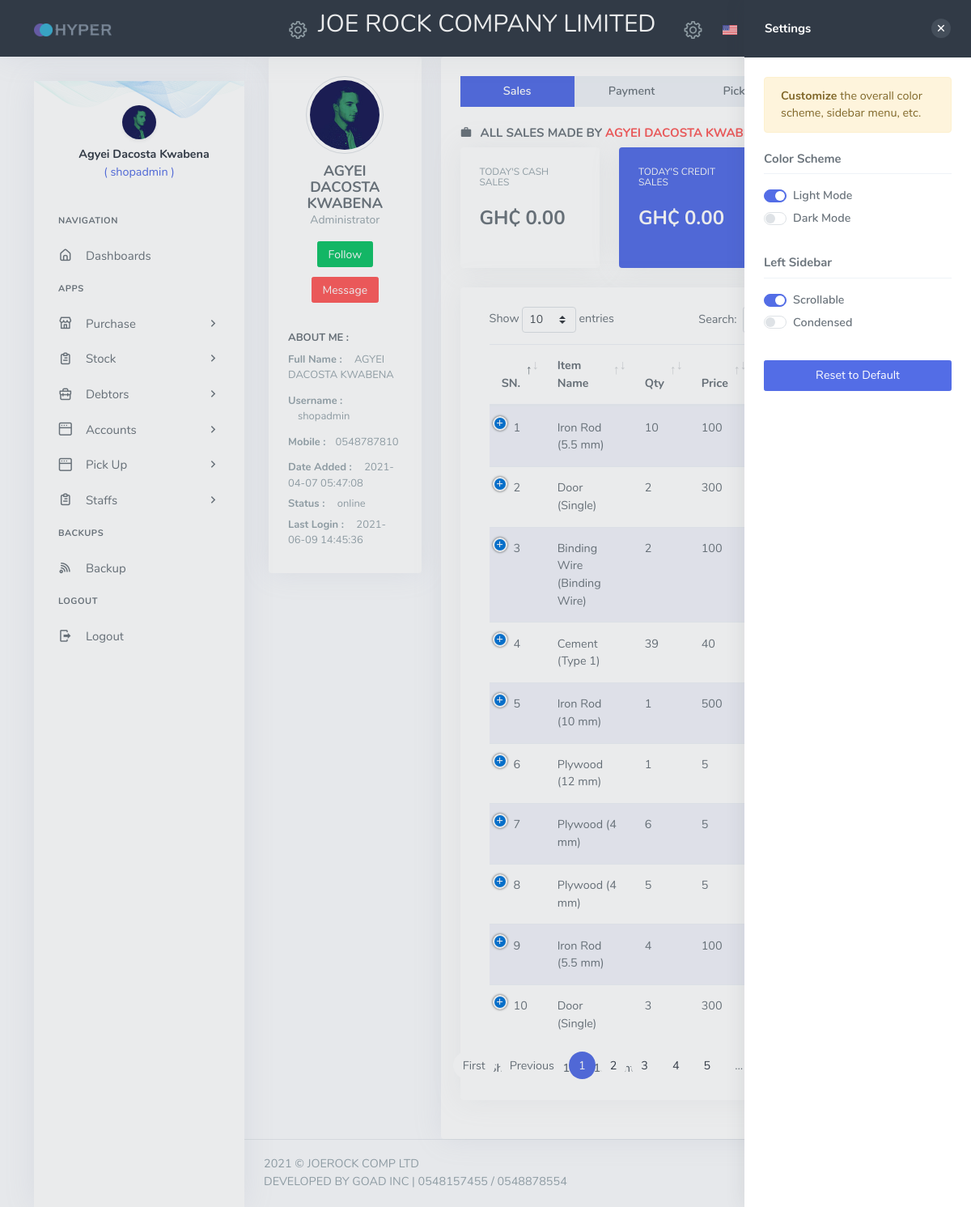
The page /.login-success.all-staff-info-apps-products.java.css.js.app.xml.joerock.paydac (signed in) on the database its author committed.
### tables this page shows
CREATE TABLE `staff` (
  `id` int(11) NOT NULL AUTO_INCREMENT,
  `staffID` varchar(50) NOT NULL,
  `username` varchar(50) NOT NULL,
  `password` varchar(100) NOT NULL,
  `real_password` varchar(100) NOT NULL,
  `fullname` varchar(200) NOT NULL,
  `role` varchar(50) NOT NULL,
  `mobile` varchar(20) NOT NULL,
  `sdate_added` timestamp NOT NULL DEFAULT current_timestamp(),
  `last_login` varchar(100) NOT NULL,
  `sstatus` varchar(50) NOT NULL,
  `confirm` varchar(3) NOT NULL DEFAULT 'no',
  `active` varchar(3) NOT NULL DEFAULT 'yes',
  PRIMARY KEY (`id`)
);

CREATE TABLE `daily_sales` (
  `id` int(11) NOT NULL AUTO_INCREMENT,
  `customer_id` varchar(50) NOT NULL,
  `itemid` varchar(20) NOT NULL,
  `itemname` varchar(100) NOT NULL,
  `itemprice` varchar(50) NOT NULL,
  `quantity` varchar(50) NOT NULL,
  `total` varchar(100) NOT NULL,
  `receipt_no` varchar(100) NOT NULL,
  `theDate` varchar(50) NOT NULL,
  `status` varchar(20) NOT NULL,
  `pickup` varchar(3) NOT NULL DEFAULT 'yes',
  `date_added` timestamp NOT NULL DEFAULT current_timestamp(),
  `staff` varchar(100) NOT NULL,
  `active` varchar(3) NOT NULL DEFAULT 'yes',
  PRIMARY KEY (`id`)
);

### cores/session.php (called while the page is built, shortened)
<?php
if (!isset($_SESSION["login_session"]) ){
	$login_session="";
}else{
	$login_session = $_SESSION["login_session"];
}
		?>

### inc/Staffs/view_staff_info.php (the view, shortened to what this page needs)
<?php
    $queryInfo22 = mysqli_query($conn, "SELECT * FROM staff WHERE id='$login_session' AND active='yes' AND confirm='yes' ");
    $fetch =mysqli_fetch_assoc($queryInfo22);
    $username = $fetch["username"];
    $fullname = $fetch["fullname"];
    $roleDB = $fetch["role"];
    $mobile = $fetch["mobile"];
    $status = $fetch["sstatus"];
    $sdate_added = $fetch["sdate_added"];
    $last_login = $fetch["last_login"];
    if ($roleDB==="1") {
        $role = "Administrator";
    } else {
        $role = "Staff";
    }
  ?>
<div class="row">
  <div class="col-xl-4 col-lg-3">
      <div class="card text-center">
          <div class="card-body">
              <img src="assets/images/users/avatar-1.jpg" class="rounded-circle avatar-lg img-thumbnail"
              alt="profile-image">
              <h4 class="mb-0 mt-2"><?php echo strtoupper($fullname) ?></h4>
              <p class="text-muted font-14"><?php echo $role ?></p>
              <button type="button" class="btn btn-success btn-sm mb-2">Follow</button>
              <button type="button" class="btn btn-danger btn-sm mb-2">Message</button>
              <div class="text-left mt-3">
                  <h4 class="font-13 text-uppercase">About Me :</h4>
                  <p class="text-muted mb-2 font-13"><strong>Full Name :</strong> <span class="ml-2"><?php echo strtoupper($fullname) ?></span></p>
                      <p class="text-muted mb-2 font-13"><strong>Username :</strong> <span class="ml-2 "><?php echo $username ?></span></p>
                  <p class="text-muted mb-2 font-13"><strong>Mobile :</strong><span class="ml-2"><?php echo $mobile ?></span></p>
                  <p class="text-muted mb-1 font-13"><strong>Date Added :</strong> <span class="ml-2"><?php echo $sdate_added ?></span></p>
                  <p class="text-muted mb-1 font-13"><strong>Status :</strong> <span class="ml-2"><?php echo $status ?></span></p>
                  <p class="text-muted mb-1 font-13"><strong>Last Login :</strong> <span class="ml-2"><?php echo $last_login ?></span></p>
              </div>
          </div>
      </div>
  </div>
  <div class="col-xl-8 col-lg-9">
      <div class="card">
          <div class="card-body">
              <ul class="nav nav-pills bg-nav-pills nav-justified mb-3">
                  <li class="nav-item">
                      <a href="#Sales" data-toggle="tab" aria-expanded="false" class="nav-link rounded-0 active">
                          Sales
                      </a>
                  </li>
                  <li class="nav-item">
                      <a href="#Payment" data-toggle="tab" aria-expanded="true" class="nav-link rounded-0 ">
                          Payment
                      </a>
                  </li>
                   <li class="nav-item">
                      <a href="#PickUps" data-toggle="tab" aria-expanded="true" class="nav-link rounded-0 ">
                          Pick Ups
                      </a>
                  </li>
                  <li class="nav-item">
                      <a href="#settings" data-toggle="tab" aria-expanded="false" class="nav-link rounded-0">
                      </a>
                  </li>
              </ul>
              <div class="tab-content">
                  <div class="tab-pane active" id="Sales">
                      <h5 class="text-uppercase"><i class="mdi mdi-briefcase mr-1"></i>
                          ALL SALES MADE BY <span class="text-danger"><?php echo strtoupper($fullname) ?></span> </h5>
                    <?php
                      $tdate = date("Y-m-d");
                      $getCashTtl = mysqli_query($conn, "SELECT SUM(total) AS total FROM daily_sales WHERE active='yes' AND theDate='$tdate'   ");
                      $getRow2 = mysqli_fetch_assoc($getCashTtl);
                      $totalAmountCS = $getRow2["total"];
                      $getCreSales = mysqli_query($conn, "SELECT SUM(amount_paying) AS amount_paying FROM pay_debt WHERE active='yes' AND date_paid='$tdate'   ");
                      $getRow3 = mysqli_fetch_assoc($getCreSales);
                      $totalAmountCRS = $getRow3["amount_paying"];
                      $totalRevenue = $totalAmountCS + $totalAmountCRS;
                     ?>
            <div class="row">
              <div class="col-xl-3 col-lg-4">
                  <div class="card widget-flat">
                      <div class="card-body">
                          <h6 class="text-muted font-weight-normal mt-0" title="TODAY'S CASH SALES">TODAY'S CASH SALES</h6>
                          <h3 class="mt-3 mb-3"> GH&#8373; <?php echo number_format($totalAmountCS,2) ?>  </h3>
                      </div>
                  </div>
              </div>
              <div class="col-xl-3 col-lg-4">
                  <div class="card widget-flat bg-primary text-white">
                      <div class="card-body">
                          <h6 class=" font-weight-normal mt-0 text-white" title="TODAY'S CREDIT SALES">TODAY'S CREDIT SALES</h6>
                          <h3 class="mt-3 mb-3">GH&#8373; <?php echo number_format($totalAmountCRS,2) ?></h3>
                      </div>
                  </div>
              </div>
              <div class="col-xl-3 col-lg-4">
                  <div class="card widget-flat bg-success text-white">
                      <div class="card-body">
                          <h6 class="text-uppercase mt-0" title="Customers">TODAY'S REVENUE</h6>
                          <h3 class="mt-3 mb-3">GH&#8373; <?php echo number_format($totalRevenue,2) ?></h3>
                      </div>
                  </div>
              </div>
            </div>
             <div class="row">
                    <div class="col-12">
                        <div class="card">
                          <div class="card-body">
                              <div class="col-lg-12">
                              <table id="alternative-page-datatable" class="display table dt-responsive  table-striped">
                              <thead>
                                  <tr>
                                      <th>SN.</th>
                                      <th>Item Name</th>
                                      <th>Qty</th>
                                      <th>Price</th>
                                      <th>Total</th>
                                      <th>Status</th>
                                  </tr>
                              </thead>
                              <tbody>
                              <?php
                                  $no=1;
                                $seleDail = mysqli_query($conn, "SELECT  ds.*, stf.* FROM daily_sales ds, staff stf
                               WHERE ds.staff = stf.id
                               AND ds.active = 'yes'
                               AND stf.active = 'yes'
                               AND ds.staff = '$login_session'
                                ORDER BY ds.id DESC
                                 ");
                                if (mysqli_num_rows($seleDail) > 0) {
                                 while ($gett = mysqli_fetch_assoc($seleDail)) {
                                 $itemname = $gett["itemname"];
                                 $itemprice = $gett["itemprice"];
                                 $quantity = $gett["quantity"];
                                 $total = $gett["total"];
                                 $status = $gett["status"];
                                 $pickup = $gett["pickup"];
                                 $DBdate_added = $gett["date_added"];
                                 $staff = $gett["fullname"];
                                 echo "
                                  <tr>
                                      <td>$no</td>
                                      <td>$itemname</td>
                                      <td>$quantity</td>
                                      <td>$itemprice</td>
                                      <td>$total</td>
                                      <td>$status</td>
                                      <td>$pickup</td>
                                      <td>$DBdate_added</td>
                                      <td>$staff</td>
                                  </tr>
                                 ";
                                 $no++;
                              }
                                } else {
                                  echo "No Data Yet";
                                }
                               ?>
                              </tbody>
                      </table>
                    </div>
                        </div>
                    </div>
                    </div>
              </div>
      </div>
              </div>
          </div>
      </div>
  </div>
</div>

### left_side_bar.php (shortened to what this page needs)
<div class="left-side-menu left-side-menu-detached">
                   <div class="leftbar-user">
                       <a href="javascript: void(0);">
                           <img src="assets/images/users/avatar-1.jpg" alt="user-image" height="42" class="rounded-circle shadow-sm">
                           <span class="leftbar-user-name"><?php echo $fullname ?></span>
                           <span class="account-position"> ( <?php echo $username ?> ) </span>
                       </a>
                   </div>
                   <ul class="metismenu side-nav">
                       <li class="side-nav-title side-nav-item">Navigation</li>
                       <li class="side-nav-item">
                           <a href=".home.login-successful" class="side-nav-link">
                               <i class="uil-home-alt"></i>
                               <span> Dashboards </span>
                           </a>
                       </li>
                       <li class="side-nav-title side-nav-item">Apps</li>
                       <li class="side-nav-item">
                           <a href="javascript: void(0);" class="side-nav-link">
                               <i class="uil-store"></i>
                               <span> Purchase </span>
                               <span class="menu-arrow"></span>
                           </a>
                       </li>
                       <li class="side-nav-item">
                           <a href="javascript: void(0);" class="side-nav-link">
                               <i class="uil-clipboard-alt"></i>
                               <span> Stock </span>
                               <span class="menu-arrow"></span>
                           </a>
                       </li>
                        <li class="side-nav-item">
                           <a href="javascript: void(0);" class="side-nav-link">
                               <i class="uil-briefcase"></i>
                               <span> Debtors </span>
                               <span class="menu-arrow"></span>
                           </a>
                       </li>
                         <li class="side-nav-item">
                           <a href="javascript: void(0);" class="side-nav-link">
                               <i class="uil-window"></i>
                               <span> Accounts </span>
                               <span class="menu-arrow"></span>
                           </a>
                       </li>
                       <li class="side-nav-item">
                           <a href="javascript: void(0);" class="side-nav-link">
                               <i class="uil-window"></i>
                               <span> Pick Up </span>
                               <span class="menu-arrow"></span>
                           </a>
                       </li>
                       <li class="side-nav-item">
                           <a href="javascript: void(0);" class="side-nav-link">
                               <i class="uil-clipboard-alt"></i>
                               <span> Staffs  </span>
                               <span class="menu-arrow"></span>
                           </a>
                       </li>
                       <li class="side-nav-title side-nav-item">Backups</li>
                        <li class="side-nav-item" style="cursor: pointer;">
                           <a onclick="bacupClick()" class="side-nav-link">
                               <i class="uil-rss"></i>
                               <span> Backup </span>
                           </a>
                       </li>
                        <li class="side-nav-title side-nav-item">Logout</li>
                        <li class="side-nav-item">
                           <a style="cursor: pointer;" onclick="window.location.replace('cores/logout.php')"  class="side-nav-link">
                               <i class="mdi mdi-logout"></i>
                               <span> Logout </span>
                           </a>
                       </li>
                   </ul>
               </div>

### rows shown on the page
staff: fullname "Agyei Dacosta Kwabena", username "shopadmin", fullname "AGYEI DACOSTA KWABENA", role "Administrator", mobile "0548787810", sdate_added "2021-04-07 05:47:08", sstatus "online", last_login "2021-06-09 14:45:36"
daily_sales: itemname "Iron Rod (5.5 mm)", quantity "10", itemprice "100"
daily_sales: itemname "Door (Single)", quantity "2", itemprice "300"
daily_sales: itemname "Binding Wire (Binding Wire)", quantity "2", itemprice "100"
daily_sales: itemname "Cement (Type 1)", quantity "39", itemprice "40"
daily_sales: itemname "Iron Rod (10 mm)", quantity "1", itemprice "500"
daily_sales: itemname "Plywood (12 mm)", quantity "1", itemprice "5"
daily_sales: itemname "Plywood (4 mm)", quantity "6", itemprice "5"
daily_sales: itemname "Plywood (4 mm)", quantity "5", itemprice "5"
daily_sales: itemname "Iron Rod (5.5 mm)", quantity "4", itemprice "100"
daily_sales: itemname "Door (Single)", quantity "3", itemprice "300"

### other values the page prints
$totalAmountCS "0.00"
$totalAmountCRS "0.00"
